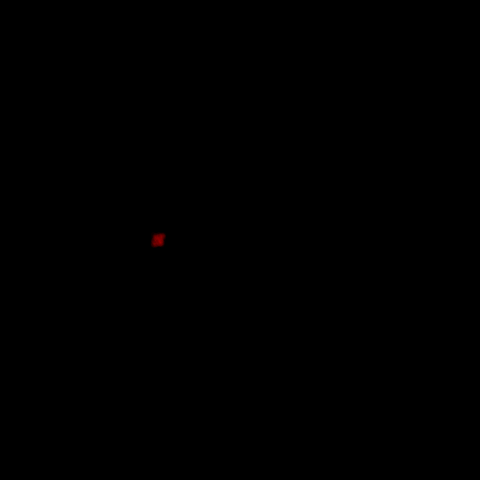
Frame 1 (no input)
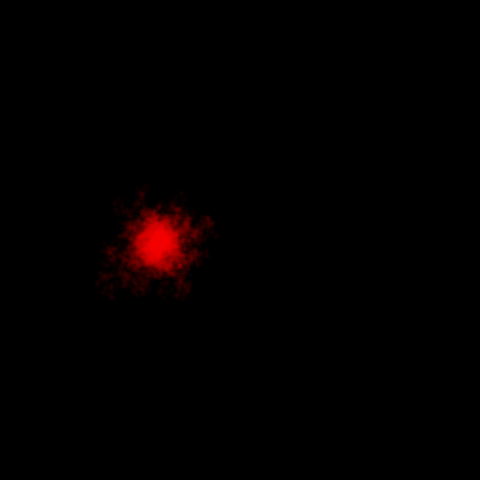
Frame 60 (the mouse pressed at the canvas centre just before this capture)
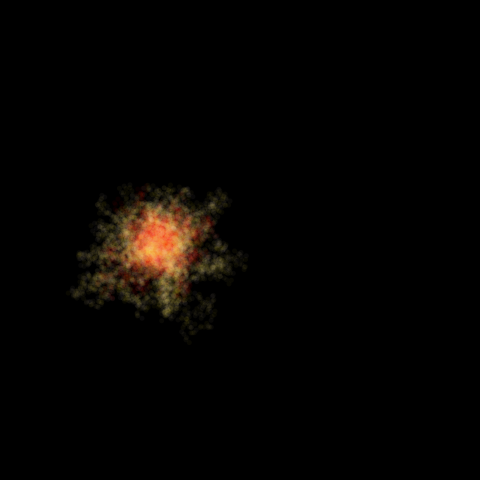
Frame 120 (the mouse held since frame 60 and released just before this capture)

The Processing sketch that drew these frames (run headless with seeded random() and noise(); from frame 60 on, the mouse is pressed at the canvas centre):

// Processing sketch: Ex_10_02
// ── Ex_10_02.pde
/*
Ejercicio con Objetos, basado en Learning Processing 10-2

*/

JitterBug[] bugs = new JitterBug[100];


void setup() {
  size(480, 480);
  background(0);
  smooth();

  for (int i=0; i < bugs.length; i++) {
    color tempColor = color(random(mouseX/width), random(200,255), random(200), 10);
    bugs[i] = new JitterBug(width * 0.33, height/2, 50, tempColor);
  }


  stroke(0, 10);
  noStroke();
}

void draw() {

  for (int i=0; i < bugs.length; i++) {
    bugs[i].bugColor2 = color(255, mouseY, random(mouseX), 10);
    bugs[i].move();
    bugs[i].display();
  }
}
// ── JitterBug.pde
class JitterBug {

  float x;
  float y;
  int diameter;
  color bugColor2;
  float speed = 5.5;

  JitterBug(float tempX, float tempY, int tempDiameter, color bugColor) {
    bugColor2 = bugColor;
    x = tempX;
    y = tempY;
    diameter = tempDiameter/10;
  }

  void move() {
    x += random(-speed, speed);
    y += random(-speed, speed);
  }

  void display() {
    fill(bugColor2);
    ellipse(x, y, diameter, diameter);
  }
}
